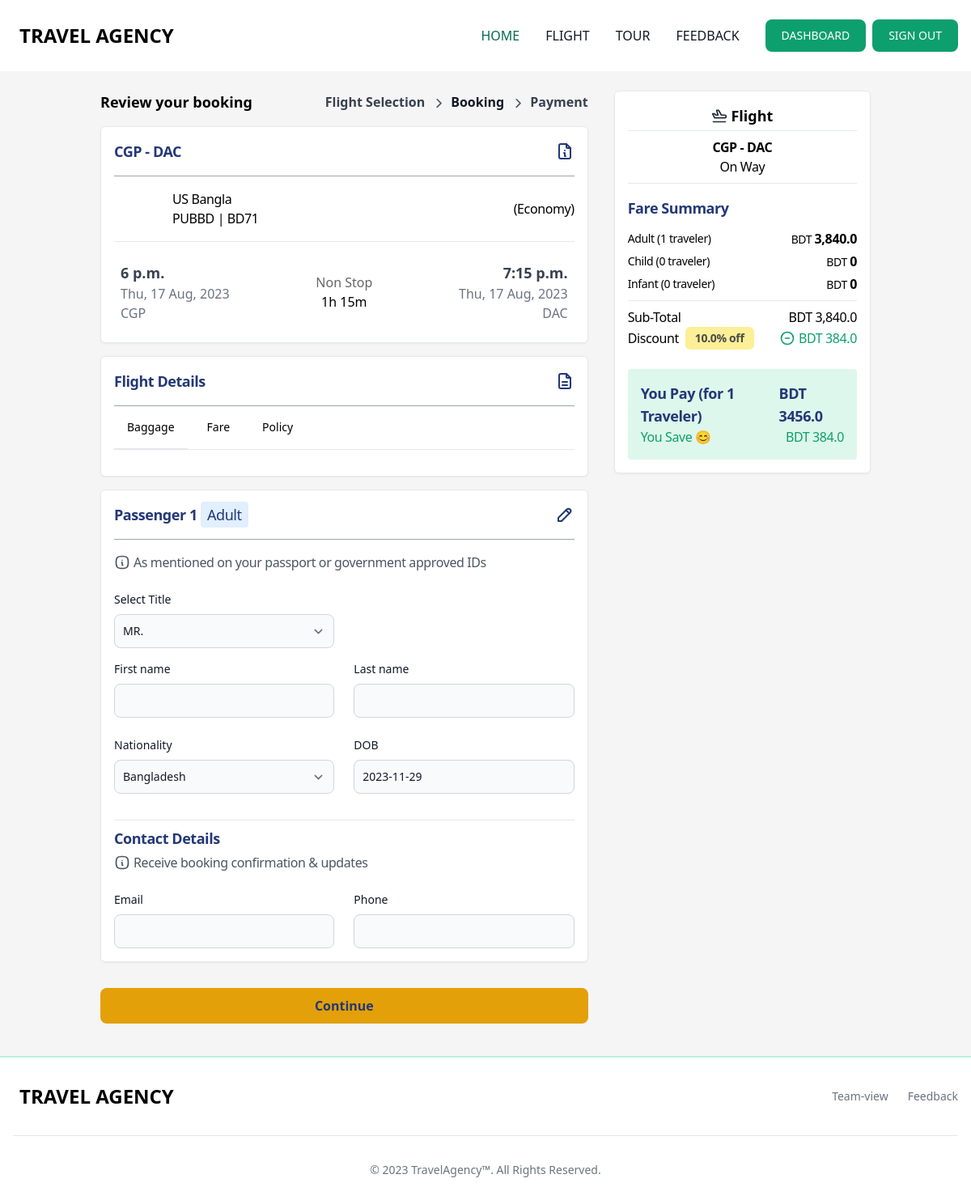
/flight/tickets-details/1/ (signed in), run on the app's committed database.
### app_flight/models.py (models this page shows, shortened)
class AirplaneTicket(models.Model):
    FLIGHT_TYPE_CHOICES = [
        ("Economy", "Economy"),
        ("Business", "Business"),
    ]
    airplane = models.ForeignKey(Airplane, on_delete=models.CASCADE, null=True)
    discount = models.ForeignKey(
        Discount, on_delete=models.CASCADE, null=True, blank=True
    )
    flight_type = models.CharField(
        max_length=122, choices=FLIGHT_TYPE_CHOICES, null=True, default="Economy"
    )
    duration = models.CharField(max_length=25, null=True, blank=True)
    base_price = models.FloatField(null=True, blank=True)
    child_discount = models.FloatField(null=True, blank=True, default=50, help_text="Enter 50 percent children traveler")
    infant_discount = models.FloatField(null=True, blank=True, default=90, help_text="Enter 90 percent infant traveler")
    tax = models.FloatField(null=True, blank=True)
    baggage_cabin = models.FloatField(
        null=True, blank=True, verbose_name="Baggage KG (cabin)"
    )
    baggage_checkin = models.FloatField(
        null=True, blank=True, verbose_name="Baggage KG (check-in)"
    )
    location_from = models.ForeignKey(
        Airport, on_delete=models.CASCADE, null=True, related_name="location_from"
    )
    location_to = models.ForeignKey(
        Airport, on_delete=models.CASCADE, null=True, related_name="location_to"
    )
    depart_date = models.DateField(default=timezone.now)
    depart_time = models.TimeField(default=timezone.now)
    arrive_date = models.DateField(default=timezone.now)
    arrive_time = models.TimeField(default=timezone.now)
    policy = RichTextUploadingField(null=True, blank=True)
    def get_ticket_discount_price(self,total):
        if self.discount:
            return (total / 100) * self.discount.amount
        else:
            return 0
    def get_ticket_price_method(self, passenger_type="adult", traveler=1):
        ticket_price = 0
        if traveler > 0:
            base_price = self.base_price * traveler
            ticket_price = base_price + (base_price * self.tax / 100)
            if passenger_type == "child":
                ticket_price = ticket_price - (ticket_price * self.child_discount / 100)
            elif passenger_type == "infant":
                ticket_price = ticket_price - (
                    ticket_price * self.infant_discount / 100
                )
        return ticket_price
    class Meta:
        verbose_name = "Airplane Ticket"
        verbose_name_plural = "Airplane Tickets"
        ordering = ["-id"]

class Airport(models.Model):
    city = models.CharField(max_length=122, null=True)
    country = CountryField()
    name = models.CharField(max_length=122, null=True)
    code = models.CharField(max_length=3, null=True)
    class Meta:
        verbose_name = "Airport"
        verbose_name_plural = "Airports"
        ordering = ["-id"]

class Airplane(models.Model):
    name = models.CharField(max_length=122, null=True)
    model = models.CharField(max_length=122, null=True)
    logo = models.ImageField(upload_to="airplane_logo", null=True, blank=True)
    class Meta:
        verbose_name = "Airplane"
        verbose_name_plural = "Airplanes"
        ordering = ["-id"]

class Discount(models.Model):
    name = models.CharField(max_length=122, null=True)
    code = models.CharField(max_length=122, null=True)
    details = models.CharField(max_length=999, null=True, blank=True)
    amount = models.FloatField(null=True)
    start_date = models.DateTimeField(default=timezone.now)
    end_date = models.DateTimeField(default=timezone.now)
    created_at = models.DateTimeField(auto_now_add=True)
    class Meta:
        verbose_name = "Discount"
        verbose_name_plural = "Discounts"
        ordering = ["-id"]

### app_flight/views.py (the view, shortened to what this page needs)
# urls.py: path("tickets-details/<int:pk>/", AirPlaneTicketsDetailsView.as_view(), name="tickets_details"),
@method_decorator(signin_decorators, name="dispatch")
class AirPlaneTicketsDetailsView(FormView):
    template_name = "app_flight/airplane_tickets.html"
    form_class = UserFeedbackForm
    def get_context_data(self, **kwargs):
        context = super().get_context_data(**kwargs)
        ticket_id = self.kwargs.get("pk")
        ticket_obj = get_object_or_404(AirplaneTicket, id=ticket_id)
        context["ticket"] = ticket_obj
        traveler_adult, traveler_child, traveler_infant = self.get_traveler_numbers()
        total_adult_amount = ticket_obj.get_ticket_price_method(
            passenger_type="adult", traveler=traveler_adult
        )
        total_child_amount = ticket_obj.get_ticket_price_method(
            passenger_type="child", traveler=traveler_child
        )
        total_infant_amount = ticket_obj.get_ticket_price_method(
            passenger_type="infant", traveler=traveler_infant
        )
        total_amount = total_adult_amount + total_child_amount + total_infant_amount
        total_traveler = traveler_adult + traveler_child + traveler_infant
        order_flight_forms = self._get_order_flight_forms(
            categories=["adult", "child", "infant"],
            extras=[traveler_adult, traveler_child, traveler_infant],
        )
        checkout_infos = {
            "amount_infos": [
                {
                    "type": "adult",
                    "count": traveler_adult,
                    "amount": total_adult_amount,
                },
                {
                    "type": "child",
                    "count": traveler_child,
                    "amount": total_child_amount,
                },
                {
                    "type": "infant",
                    "count": traveler_infant,
                    "amount": total_infant_amount,
                },
            ],
            "total_amount": total_amount,
            "total_traveler": total_traveler,
            "discount_amount": round(ticket_obj.get_ticket_discount_price(total_amount),2),
        }
        context["order_flight_forms"] = order_flight_forms
        context["checkout_infos"] = checkout_infos
        self.request.session["checkout_infos"] = checkout_infos
        return context
    def _get_order_flight_forms(self, categories, extras):
        order_forms = []
        for category, extra in zip(categories, extras):
            OrderFormSet = formset_factory(OrderFlightForm, extra=extra)
            order_forms.append(
                OrderFormSet(
                    data=self.request.POST or None,
                    prefix=category,
                    form_kwargs={"category": category},
                )
            )
        return order_forms
    def get_traveler_numbers(self):
        ticket_query_params = self.request.session.get("ticket_query_params", {})
        traveler_adult = int(ticket_query_params.get("traveler_adult", 1))
        traveler_child = int(ticket_query_params.get("traveler_child", 0))
        traveler_infant = int(ticket_query_params.get("traveler_infant", 0))
        return traveler_adult, traveler_child, traveler_infant

### templates/app_flight/airplane_tickets.html (shortened to what this page needs)
{% extends 'base.html' %}
{% load humanize %}
{% load static %}
{% load mathfilters %}
{% block main %}
<section class="container mt-6">
   <div class="flex flex-col md:flex-row justify-between items-start gap-8 dark:bg-gray-800 dark:border-gray-700 dark:hover:bg-gray-700">
      <div class="w-full md:w-auto flex-1">
         <div class="flex flex-wrap justify-between items-center">
            <p class="text-lg font-bold">Review your booking</p>
            <div class="flex items-center gap-2">
               <p class="text-md text-gray-700 font-semibold">Flight Selection</p>
               <p class="text-md text-gray-900 font-semibold">Booking</p>
               <p class="text-md text-gray-700 font-semibold">Payment</p>
            </div>
         </div>
         <div class="mt-4 p-4 bg-white border border-gray-200 rounded-md drop-shadow-sm">
            <div class="flex justify-between items-center">
               <p class="text-lg text-center text-blue-900 font-bold tracking-tight">{{ ticket.location_from.code }} - {{ ticket.location_to.code }}</p>
            </div> <hr class="mt-4 border border-gray-400 border-t-0">
            <div class="mt-4 flex justify-between items-center">
               <div class="flex items-center gap-2">
                  <p class="text-md text-start font-normal tracking-tight">{{ ticket.airplane.name }}<br>{{ ticket.airplane.model }} | BD71</p>
               </div>
               <p class="text-md text-start font-medium tracking-tight">({{ ticket.flight_type }})</p>
            </div> <hr class="mt-4">
            <div class="mt-4 flex justify-between items-center gap-6">
                  <div class="flex flex-col p-2">
                     <p class="text-lg text-gray-700 font-semibold">{{ ticket.depart_time }}</p>
                     <p class="text-gray-500">{{ ticket.depart_date|date:"D, d M, Y" }}</p>
                     <p class="text-gray-500">{{ ticket.location_from.code }}</p>
                  </div>
                  <div class="flex justify-center flex-col items-center">
                     <span class="opacity-60">Non Stop</span>
                     <span>{{ ticket.duration }}</span>
                  </div>
                  <div class="flex flex-col items-end flex-wrap p-2">
                     <p class="text-lg text-gray-700 font-semibold">{{ ticket.arrive_time }}</p>
                     <p class="text-gray-500">{{ ticket.arrive_date|date:"D, d M, Y" }}</p>
                     <p class="text-gray-500">{{ ticket.location_to.code }}</p>
                  </div>
            </div>
         </div>
         <div class="mt-4 p-4 bg-white border border-gray-200 rounded-md drop-shadow-sm">
            <div class="flex justify-between items-center">
               <p class="text-lg text-center text-blue-900 font-bold tracking-tight">Flight Details</p>
            </div> <hr class="mt-4 border border-gray-400 border-t-0">
            <div class="mb-4 border-b border-gray-200 dark:border-gray-700">
                  <ul class="flex flex-wrap -mb-px text-sm font-medium text-center" id="myTab" data-tabs-toggle="#TabContent" role="tablist">
                     <li class="mr-2" role="presentation">
                        <button class="inline-block p-4 border-b-2 rounded-t-lg" id="profile-tab" data-tabs-target="#profile" type="button" role="tab" aria-controls="profile" aria-selected="false">Baggage</button>
                     </li>
                     <li class="mr-2" role="presentation">
                        <button class="inline-block p-4 border-b-2 border-transparent rounded-t-lg hover:text-gray-600 hover:border-gray-300 dark:hover:text-gray-300" id="dashboard-tab" data-tabs-target="#dashboard" type="button" role="tab" aria-controls="dashboard" aria-selected="false">Fare</button>
                     </li>
                     <li class="mr-2" role="presentation">
                        <button class="inline-block p-4 border-b-2 border-transparent rounded-t-lg hover:text-gray-600 hover:border-gray-300 dark:hover:text-gray-300" id="settings-tab" data-tabs-target="#settings" type="button" role="tab" aria-controls="settings" aria-selected="false">Policy</button>
                     </li>
                  </ul>
            </div>
         </div>
         <form method="post" id="traveler_infos">
            {% for formset in order_flight_forms %}
               {% for form in formset %}
                  {% include 'app_flight/partials/passenger_details.html' with form=form category=formset.prefix %}
               {% endfor %}
            {% endfor %}
            <button type="submit" class="focus:outline-none text-blue-900 bg-yellow-400 hover:bg-yellow-500 focus:ring-4 focus:ring-yellow-300 font-semibold rounded-lg text-md w-full px-5 py-2.5 mr-2 mb-2 dark:focus:ring-yellow-900">Continue</button>
        </form>
      </div>
      <div class="w-full md:w-1/3 mt-2 md:mt-0 p-4 bg-white border border-gray-200 rounded-md drop-shadow-sm md:sticky md:top-28">
         <div class="flex justify-center items-center gap-1">
            <p class="text-lg text-center font-semibold">Flight</p>
         </div> <hr class="mt-1">
         <p class="mt-2 text-md text-center font-bold tracking-tight">{{ ticket.location_from.code }} - {{ ticket.location_to.code }}</p>
         <p class="text-md text-center font-normal tracking-tight">On Way</p> <hr class="mt-2">
         <p class="mt-4 text-lg text-start text-blue-900 font-semibold tracking-tight mb-3">Fare Summary</p>
         {% for item in checkout_infos.amount_infos %}
         <div class="flex justify-between items-center mb-1">
            <p class="text-sm font-normal tracking-tight">{{item.type|capfirst}} ({{item.count}} traveler)</p>
            <p class="text-sm font-normal tracking-tight">BDT <span class="text-base font-semibold">{{item.amount|intcomma}}</span></p>
         </div>
         {% endfor %}
         <hr class="mt-2">
         <div class="flex justify-between items-center mt-2">
            <p class="text-md font-normal tracking-tight">Sub-Total</p>
            <p class="text-md font-normal tracking-tight">BDT {{checkout_infos.total_amount|intcomma}}</p>
         </div>
         {% if ticket.discount %}
         <div class="flex justify-between items-center">
            <div class="flex items-center gap-2">
               <p class="text-md font-normal tracking-tight">Discount</p>
               <p class="px-3 py-1 opacity-70 text-sm font-semibold tracking-tight bg-yellow-200 rounded-md">{{ticket.discount.amount}}% off</p>
            </div>
            <div class="flex items-center gap-1">
               <p class="text-md text-green-500 font-normal tracking-tight">BDT {{checkout_infos.discount_amount}}</p>
            </div>
         </div>
         {% endif %}
         <div class="mt-6 p-4 text-blue-900 bg-green-100 rounded">
            <div class="flex justify-between items-center">
               <p class="text-lg font-semibold tracking-tight">You Pay (for {{checkout_infos.total_traveler}} Traveler)</p>
               <p class="text-lg font-semibold tracking-tight">BDT {{checkout_infos.total_amount|sub:checkout_infos.discount_amount}}</p>
            </div>
            {% if ticket.discount %}
            <div class="flex justify-between items-center text-green-500">
               <p class="text-md font-normal tracking-tight">You Save 😊</p>
               <p class="text-md font-normal tracking-tight">BDT {{checkout_infos.discount_amount}}</p>
            </div>
            {% endif %}
         </div>
      </div>
   </div>
</section>
{% endblock main %}

### data on the page
AirplaneTicket: location_from.code "CGP", location_to.code "DAC", airplane.name "US Bangla", airplane.model "PUBBD", flight_type "Economy", depart_time "6 p.m.", depart_date "Thu, 17 Aug, 2023", duration "1h 15m", arrive_time "7:15 p.m.", arrive_date "Thu, 17 Aug, 2023", discount.amount "10.0"

### other printed values
{{ category|title }} "Adult"
{{ item.type|capfirst }} "Adult" "Child" "Infant"
{{ item.count }} "1" "0" "0"
{{ item.amount|intcomma }} "3,840.0" "0" "0"
{{ checkout_infos.total_amount|intcomma }} "3,840.0"
{{ checkout_infos.discount_amount }} "384.0"
{{ checkout_infos.total_traveler }} "1"
{{ checkout_infos.total_amount|sub:checkout_infos.discount_amount }} "3456.0"
